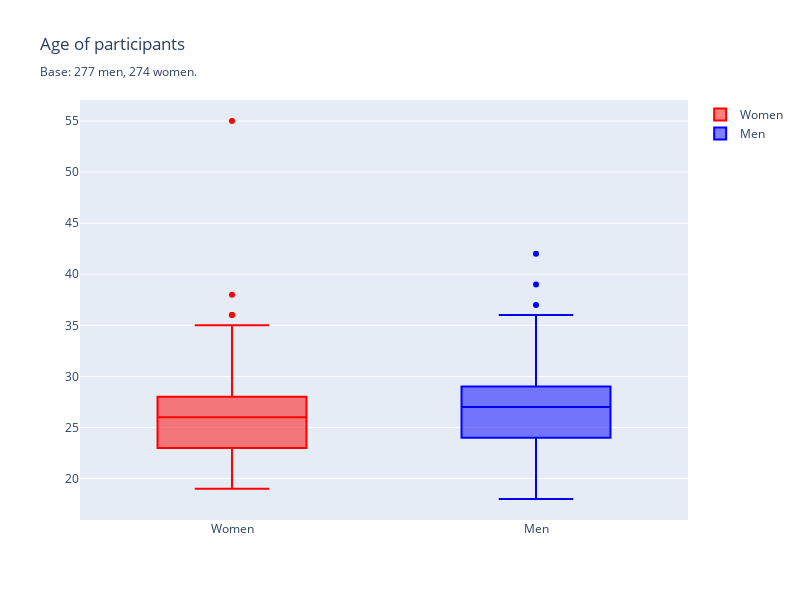

Source (notebook cell):
### Code cell
# Gender mapping
gender_mapping = {0: 'Women', 1: 'Men'}
df_unique['gender_label'] = df_unique['gender'].map(gender_mapping)

# Initialize the figure
fig = go.Figure()

# Add traces for Women
fig.add_trace(
    go.Box(
        y=df_unique[df_unique['gender_label'] == 'Women']['age'],
        name='Women',
        marker_color='red',
    ),
)

# Add traces for Men
fig.add_trace(
    go.Box(
        y=df_unique[df_unique['gender_label'] == 'Men']['age'],
        name='Men',
        marker_color='blue',
    ),
)

# Update layout with correct Y axis scale
fig.update_layout(
    title_text="Age of participants <br><sub>Base: 277 men, 274 women.",
    height=600,
    width=800,
)

fig.show()

### Figure 1 — Plotly figure (JSON) as saved in the notebook; plotly's stock layout.template omitted (floating-point values rounded to 4 significant figures; data arrays with more than 128 entries replaced by an {"elided": "..."} marker saying what was removed)
{"data": [{"marker": {"color": "red"}, "name": "Women", "type": "box", "y": {"elided": "274 float values"}}, {"marker": {"color": "blue"}, "name": "Men", "type": "box", "y": {"elided": "277 float values"}}], "layout": {"height": 600, "title": {"text": "Age of participants <br><sub>Base: 277 men, 274 women."}, "width": 800}}
